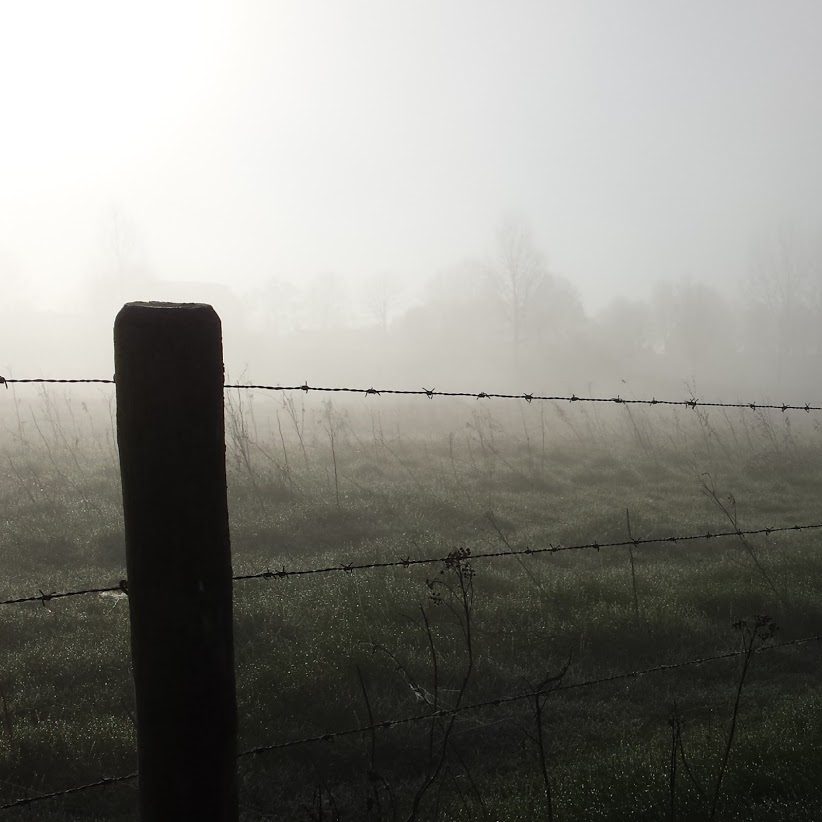
#> input picture my dataset/40.png, 822 x 822 px; its folder holds only this picture in this run
$ jupyter execute my_CAP.ipynb
#> lines starting #> are read from the running program, lines starting #| are printed output that depends on the picture
### dark_channel.py
import numpy as np

def dark_channel(image) :
    # 3通道使用
    H, W, _ = image.shape
    patch_size = 15
    pad_size = patch_size // 2
    #創建 H*W 全零矩陣
    dc = np.zeros((H, W), dtype=np.float32)
    #填充邊界
    #用無限大的值填充的用意是取local min才不會影響到取值
    imJ = np.pad(image ,((pad_size, pad_size), (pad_size, pad_size), (0, 0)), mode='constant', constant_values=np.inf)
    #計算暗通道
    for j in range(H):
        for i in range(W):
            #遍例3通道, 所有patch為15
            patch = imJ[j:(j+patch_size), i:(i+patch_size),:]
            #將patch中抓到的local min存到dc(j, i)裡
            dc[j, i] = np.min(patch)

    return dc

### atmospheric_light.py
import numpy as np

def atmospheric_light(image, dark_channel):
	#在暗通道中找最亮的像素，並在原3通道彩圖中找到對應的位置，來計算大氣光的顏色

	H, W, _ = image.shape
	imsize = H * W													#計算圖像總像素數量
	numpx = np.floor(imsize / 1000).astype(int)						#計算要選擇的像素數量，選前0.1%，並向下取整
	dark_channel_Vec = dark_channel.ravel()							#將dark_channel展平成 imsize *1 的列向量
	ImVec = image.reshape(imsize, 3)								#將原始影像image展平成 imsize * 3 的矩陣
	indices = np.argsort(dark_channel_Vec)							#對暗通道進行升序排序，indices=索引值
	indices = indices[-numpx:]										#選擇排序後最亮的0.1%，計算從哪裡開始提取索引的起點，並到end
	atmSum = np.zeros(3, dtype=np.float32)							#計算大氣光的顏色，創建 1 * 3 全0矩陣，用來儲存最亮像素的顏色值累加和

	#遍例所有選中的像素
	for ind in range(numpx):
		atmSum += ImVec[indices[ind]]								#將每個選中像素的RGB顏色值累加到atmSum

	A = atmSum / numpx												#將atmSum取平均，即為大氣光的顏色

	return A

### local_minimum.py
import numpy as np

def local_minimum(image):
    # 單通道使用
    H, W = image.shape
    patch_size = 15
    pad_size = patch_size // 2
    #創建 H*W 全零矩陣
    local_min = np.zeros((H, W), dtype=np.float32)
    #填充邊界
    #用無限大的值填充的用意是取local min才不會影響到取值
    imJ = np.pad(image ,((pad_size, pad_size), (pad_size, pad_size)), mode='constant', constant_values=np.inf)
    #計算local min
    for j in range(H):
        for i in range(W):
            patch = imJ[j:(j+patch_size), i:(i+patch_size)]
            local_min[j, i] = np.min(patch)

    return local_min

### CAP_recover.py
import numpy as np

def CAP_recover(image, A, d, beta) :
    #確保A為1*1*3的3通道向量，若不是 則reshape為3通道向量
    if A.shape == (3,):
        A = A.reshape(1, 1, 3)
    H, W, C = image.shape

    t = np.exp(-beta*d)

    clip_t = np.clip(t, 0.1, 0.9)

    epsilon = 1e-8

    I_desaze = np.zeros_like(image)
    for i in range(C):
        I_desaze[:, :, i] = (image[:, :, i] - A[0, 0, i]) / (clip_t + epsilon) + A[0, 0, i]
    I_desaze = np.clip(I_desaze, 0, 1)
    return I_desaze, t, clip_t

### my_CAP.ipynb
[cell 1]
import numpy as np
import os
import cv2
import matplotlib
import matplotlib.pyplot as plt

from matplotlib.font_manager import fontManager
#for i in sorted(fontManager.get_font_names()):
#    print(i)
matplotlib.rc('font', family='Microsoft JhengHei')

[cell 2]
import dark_channel
import CAP_recover
import local_minimum
import atmospheric_light

- CAP main

[cell 3]
def CAP_main_dehaze(image_name, beta):

#> called with image_name = 'my dataset/40.png', beta = 1
    image = (cv2.imread(image_name).astype(np.float32))/255.0

    dc = dark_channel.dark_channel(image)
#> in dark_channel, `imJ = np.pad(image ,((pad_size, pad_size), (pad_size, pad_size), (0, 0..`: imJ: shape (836, 836, 3) float32; 3.32% of the values are NaN or infinite; the others: min 0, max 1, mean 0.526
#> after the loop in dark_channel, `for j in range(H):`:
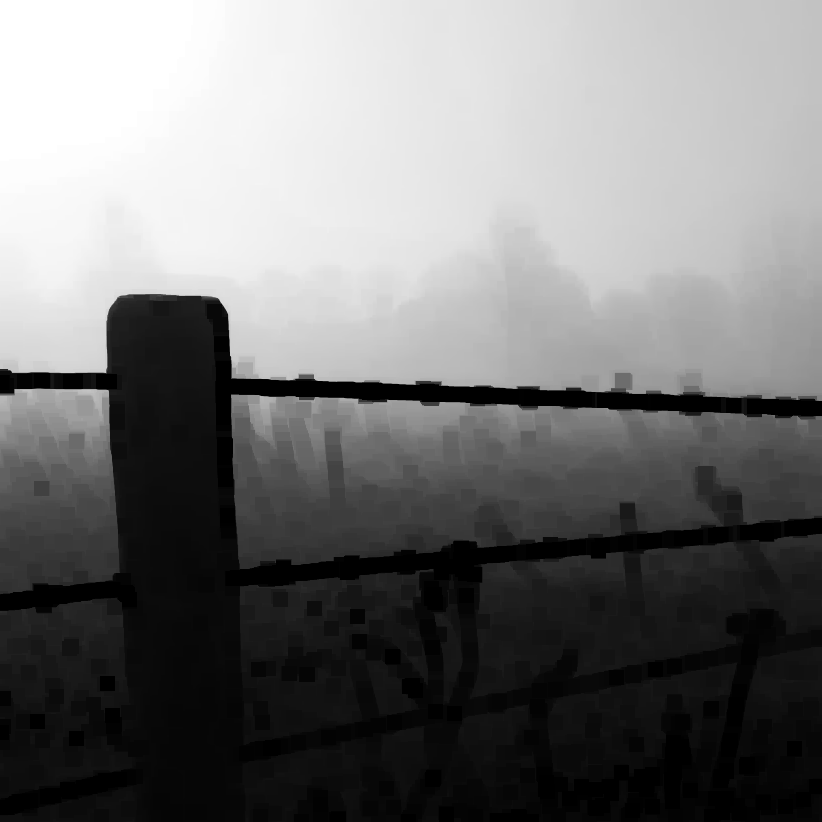
#> dc: shape (822, 822) float32; min 0, max 1, mean 0.458
    A = atmospheric_light.atmospheric_light(image, dc)
#> in atmospheric_light, `indices = indices[-numpx:]`: indices = 675 values, max 102886 at index 395, min 9 at index 674, mean 58152.4
#> the loop in atmospheric_light, `for ind in range(numpx):` made 675 passes
#> atmSum on passes 1 to 3: [1, 1, 1], [2, 2, 2], [3, 3, 3]
#> after the loop in atmospheric_light, `for ind in range(numpx):`: atmSum = [675, 675, 675]
#> in atmospheric_light, `A = atmSum / numpx`: A = [1, 1, 1]
#> A = [1, 1, 1]

    image_bgr2hsv = cv2.cvtColor(image, cv2.COLOR_BGR2HSV)
#> image_bgr2hsv: shape (822, 822, 3) float32; mean H, S, V 66.7, 0.1, 0.5
    _, s, v = cv2.split(image_bgr2hsv)

    H, W, _ = image.shape
#> H = 822; W = 822
    sigma = 0.041337
    sigmaMat = np.random.normal(0, sigma, (H, W)).astype(np.float32)
    d = 0.121779 + 0.959710*v - 0.780245*s + sigmaMat
    local_min_d = local_minimum.local_minimum(d)
#> after the loop in local_minimum, `for j in range(H):`:
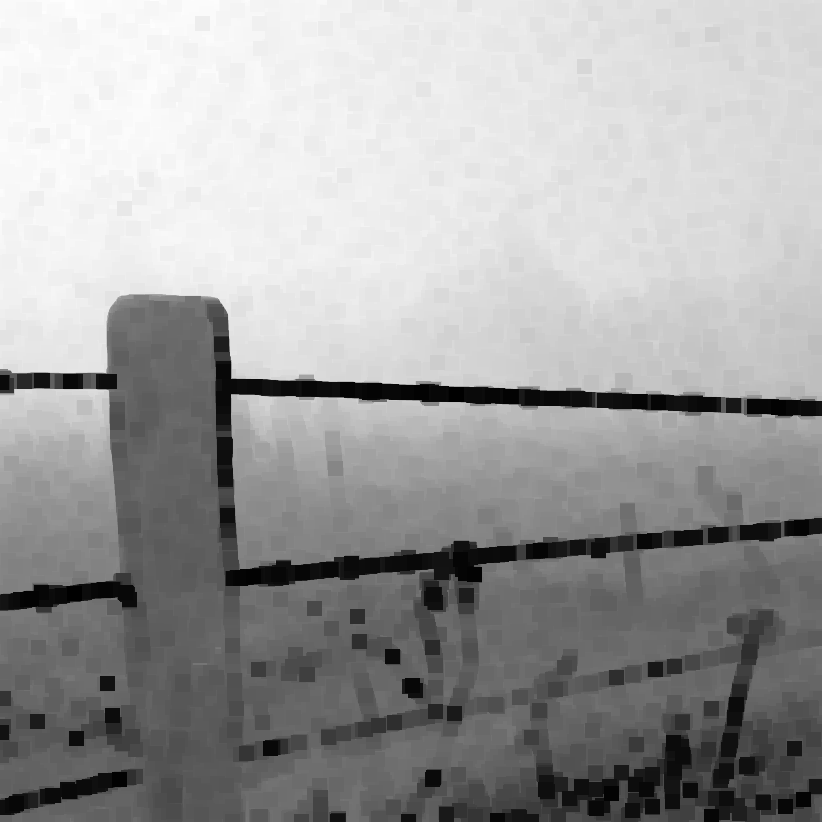
#> local_min: shape (822, 822) float32; min -0.757, max 1.01, mean 0.353; drawn with min black and max white
    GF_d = cv2.ximgproc.guidedFilter(guide=image, src=local_min_d, radius=15, eps=1e-3)
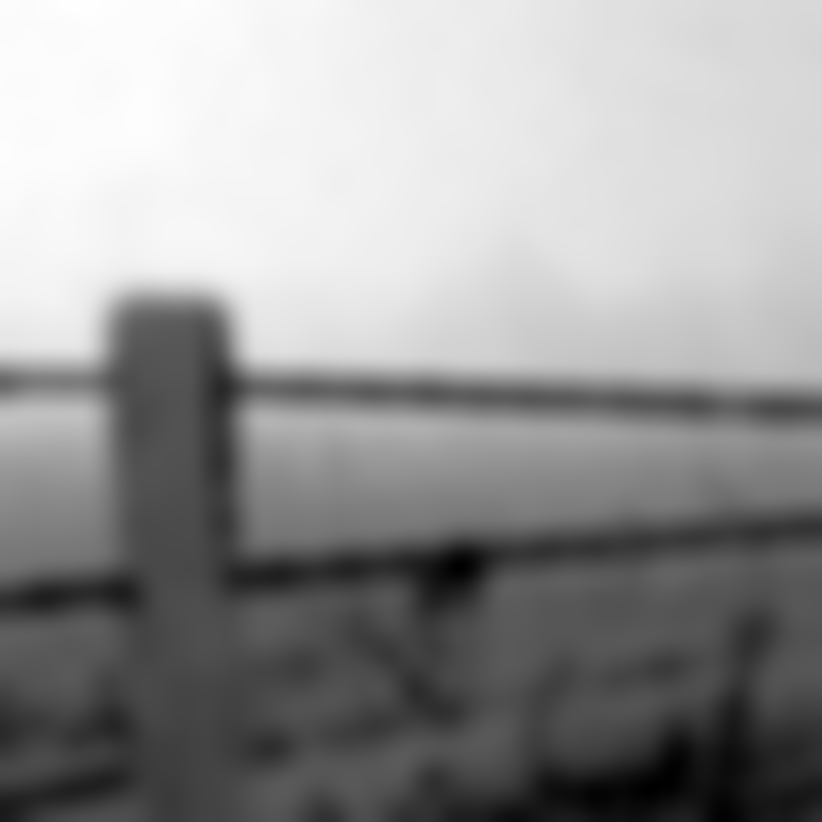
#> GF_d: shape (822, 822) float32; min -0.551, max 0.983, mean 0.353; drawn with min black and max white

    result_dehaze, t, clip_t = CAP_recover.CAP_recover(image, A, GF_d, beta)
#> in CAP_recover, `A = A.reshape(1, 1, 3)`: A = [[1, 1, 1]]
#> after the loop in CAP_recover, `for i in range(C):`:
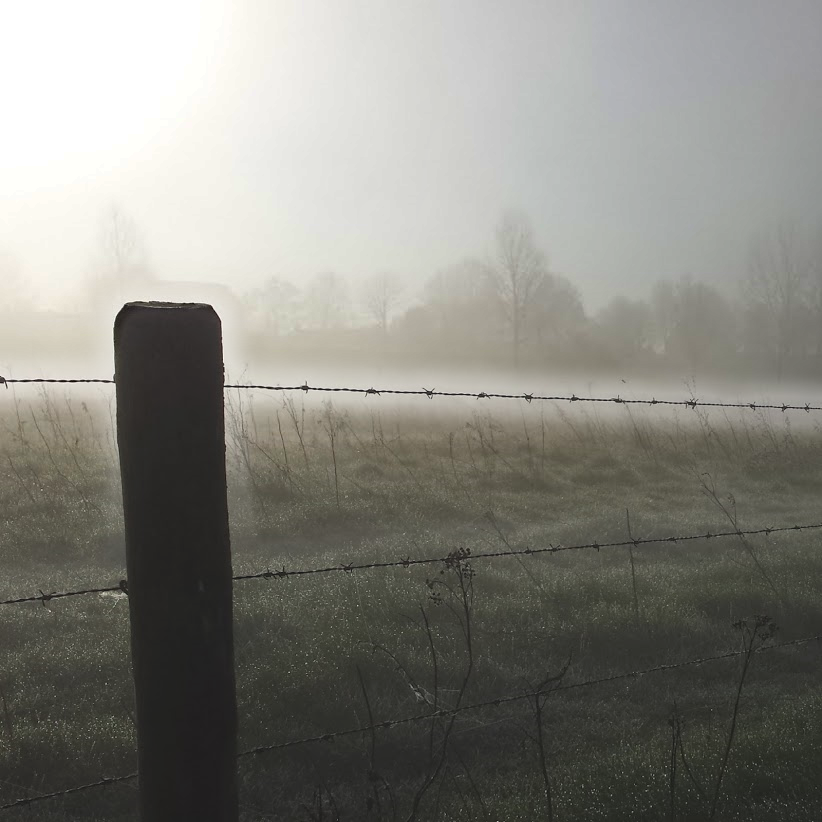
#> I_desaze: shape (822, 822, 3) float32; mean B, G, R 0.38, 0.412, 0.415; drawn with min black and max white
#> in CAP_recover, `I_desaze = np.clip(I_desaze, 0, 1)`:
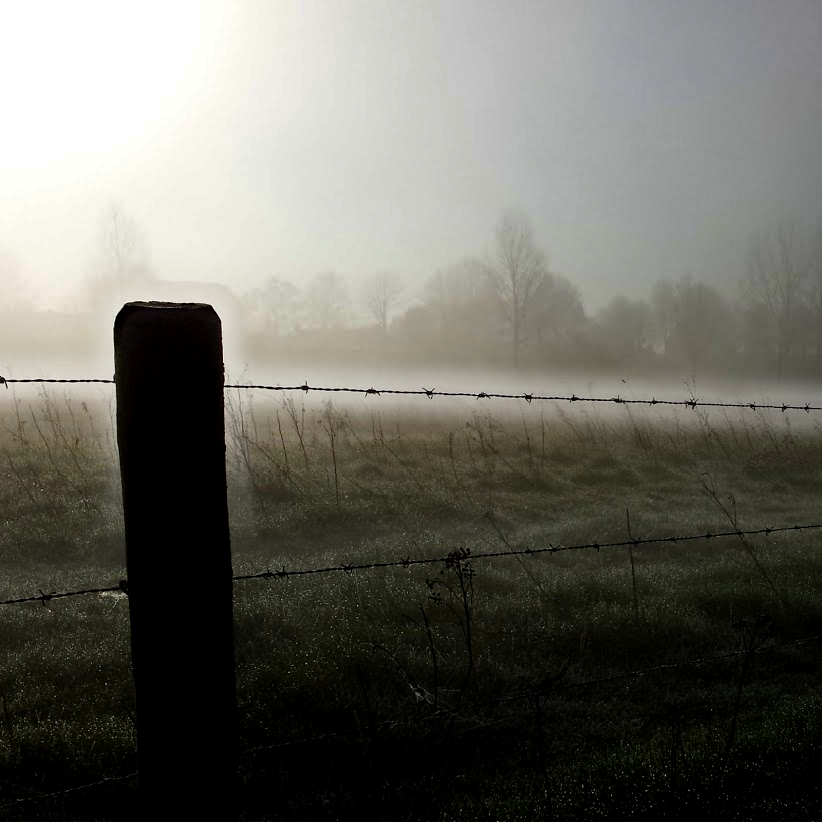
#> I_desaze: shape (822, 822, 3) float32; mean B, G, R 0.387, 0.416, 0.419

    return image, dc, sigmaMat, d, local_min_d, GF_d, t, clip_t, result_dehaze

- total main

[cell 4]
input_folder  = "my dataset"
output_folder = "my result"

if not os.path.exists(output_folder):
    os.makedirs(output_folder)

image_count = 0

for filename in os.listdir(input_folder):
    if filename.endswith(".png"):
        image_count += 1
        image_path = os.path.join(input_folder, filename)
        file_base_name = os.path.splitext(filename)[0]
        print(file_base_name)

        individual_output_folder = os.path.join(output_folder, f"{file_base_name}")
        if not os.path.exists(individual_output_folder):
            os.makedirs(individual_output_folder)

        image, dc, sigmaMat, d, local_min_d, GF_d, t, clip_t, CAP_beta_10 = CAP_main_dehaze(image_path, beta = 1.0)
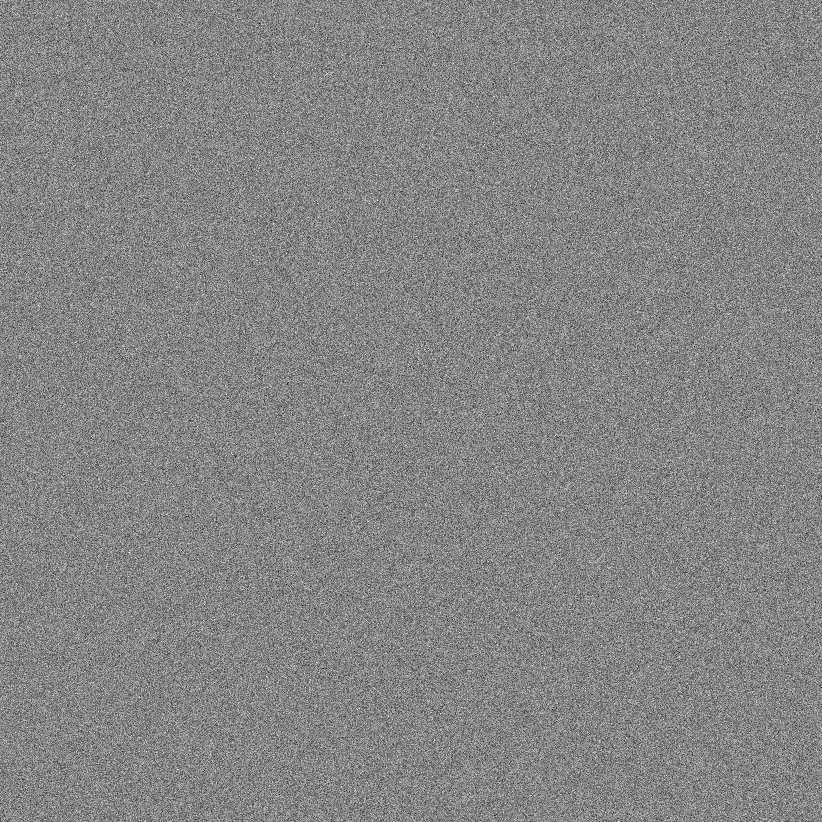
#> sigmaMat: shape (822, 822) float32; min -0.207, max 0.189, mean 9.38e-05; drawn with min black and max white

        output_path_ori = os.path.join(individual_output_folder, f"{file_base_name}.png")
        cv2.imwrite(output_path_ori, (image * 255).astype(np.uint8))

        output_path_d = os.path.join(individual_output_folder, f"d ({file_base_name}).png")
        cv2.imwrite(output_path_d, (np.clip(d, 0, 1) * 255).astype(np.uint8))
        output_path_local_min_d = os.path.join(individual_output_folder, f"local_min_d ({file_base_name}).png")
        cv2.imwrite(output_path_local_min_d, (np.clip(local_min_d, 0, 1) * 255).astype(np.uint8))
        output_path_GF_d = os.path.join(individual_output_folder, f"GF_d ({file_base_name}).png")
        cv2.imwrite(output_path_GF_d, (np.clip(GF_d, 0, 1) * 255).astype(np.uint8))

        output_path_t = os.path.join(individual_output_folder, f"t ({file_base_name}).png")
        cv2.imwrite(output_path_t, (np.clip(t, 0, 1) * 255).astype(np.uint8))
        output_path_clip_t = os.path.join(individual_output_folder, f"clip_t ({file_base_name}).png")
        cv2.imwrite(output_path_clip_t, (clip_t * 255).astype(np.uint8))

        output_path_CAP10 = os.path.join(individual_output_folder, f"my_CAP beta=1.0 ({file_base_name}).png")
        cv2.imwrite(output_path_CAP10, (CAP_beta_10 * 255).astype(np.uint8))


print("===========================================================")
# print("\n")
print(f"總共讀入了 {image_count} 張圖片")

plot

[cell 5]
def plot__BGR(h, w, num, image, title):
    plt.subplot(h, w, num)
    plt.imshow(cv2.cvtColor(image, cv2.COLOR_BGR2RGB))
    plt.title(title)
    plt.axis("off")

def plot_gray(h, w, num, image, title):
    plt.subplot(h, w, num)
    plt.imshow(image, cmap = 'gray', vmin=0, vmax=1)
    plt.title(title)
    plt.axis("off")

[cell 6]
plt.figure(figsize=(25, 18))
h, w = 3, 3

plot__BGR(h, w, 1, image,           "original image"              )
plot_gray(h, w, 2, dc,              "dark channel"                )
plot_gray(h, w, 3, sigmaMat,        "sigmaMat"                    )
plot_gray(h, w, 4, d,               "linear d"                    )
plot_gray(h, w, 5, local_min_d,     "local_min_d"                 )
plot_gray(h, w, 6, GF_d,            "GF_d"                        )
plot__BGR(h, w, 7, t,               "t"                           )
plot__BGR(h, w, 8, clip_t,          "clip_t"                      )
plot__BGR(h, w, 9, CAP_beta_10,     "result (CAP , beta = 1.0)"   )


# plt.tight_layout()
plt.show()
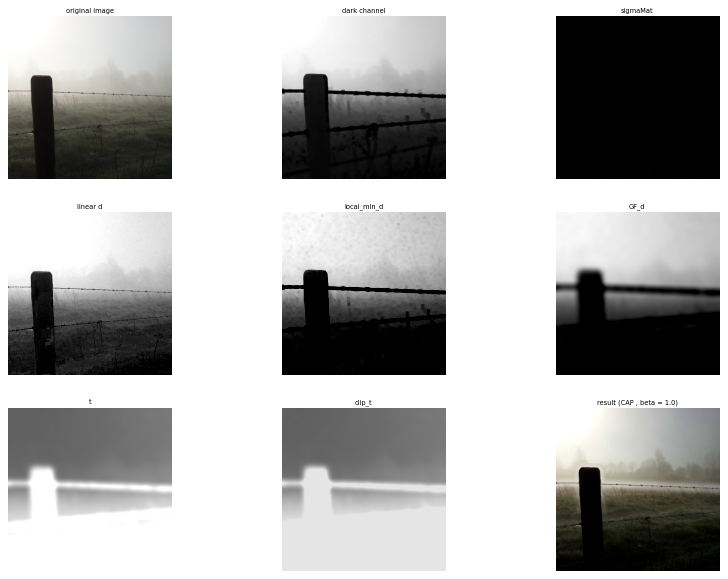
#> figure drawn by matplotlib, 9 panels

$ run again, on my dataset/88.png
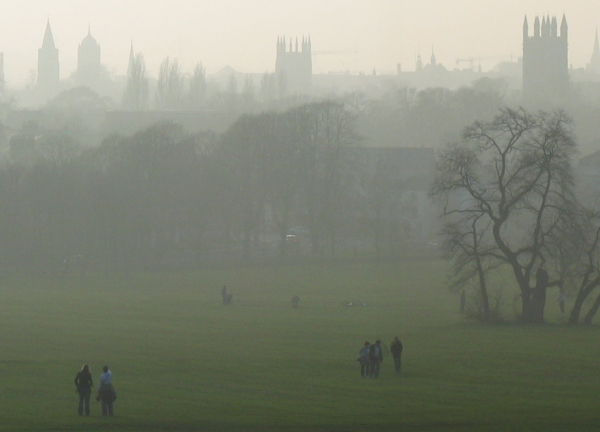
#> input picture my dataset/88.png, 600 x 432 px
#> indices = 259 values, max 6604 at index 125, min 0 at index 225, mean 1738.1
#> the loop in atmospheric_light, `for ind in range(numpx):` made 259 passes
#> atmSum on passes 1 to 3: [0.89, 0.937, 0.945], [1.78, 1.87, 1.89], [2.66, 2.8, 2.84]
#> after the loop in atmospheric_light, `for ind in range(numpx):`: atmSum = [229.5, 240.7, 244.7]
#> in atmospheric_light, `A = atmSum / numpx`: A = [0.886, 0.929, 0.945]
#> image_bgr2hsv: shape (432, 600, 3) float32; mean H, S, V 77.8, 0.1, 0.5
#> after the loop in local_minimum, `for j in range(H):`:
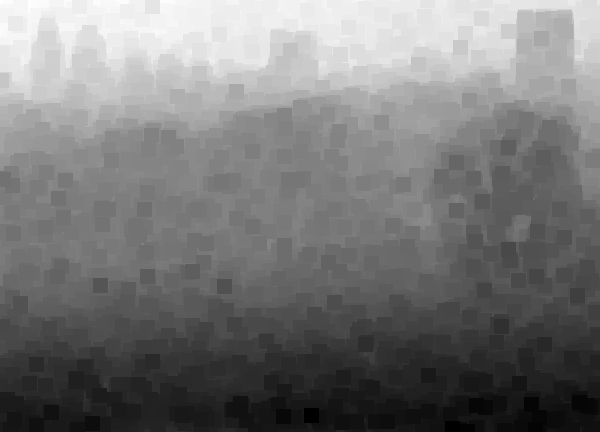
#> local_min: shape (432, 600) float32; min -0.0467, max 0.899, mean 0.399; drawn with min black and max white
#> in CAP_recover, `A = A.reshape(1, 1, 3)`: A = [[0.886, 0.929, 0.945]]
#> `cv2.imwrite(output_path_GF_d, (np.clip(GF_d, 0, 1) * 255).astype(np.ui..`:
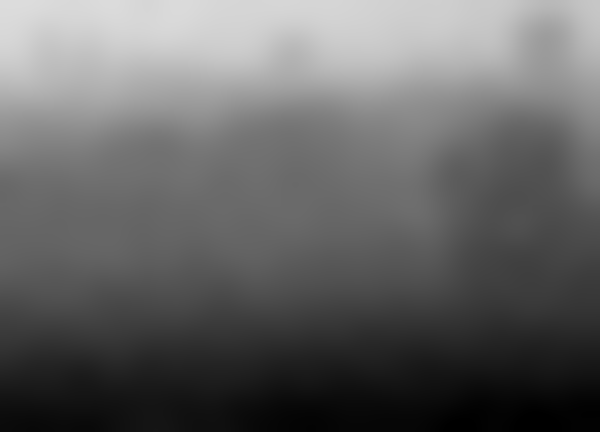
#> saved as GF_d (88).png: shape (432, 600); min 0, max 220, mean 101.3
